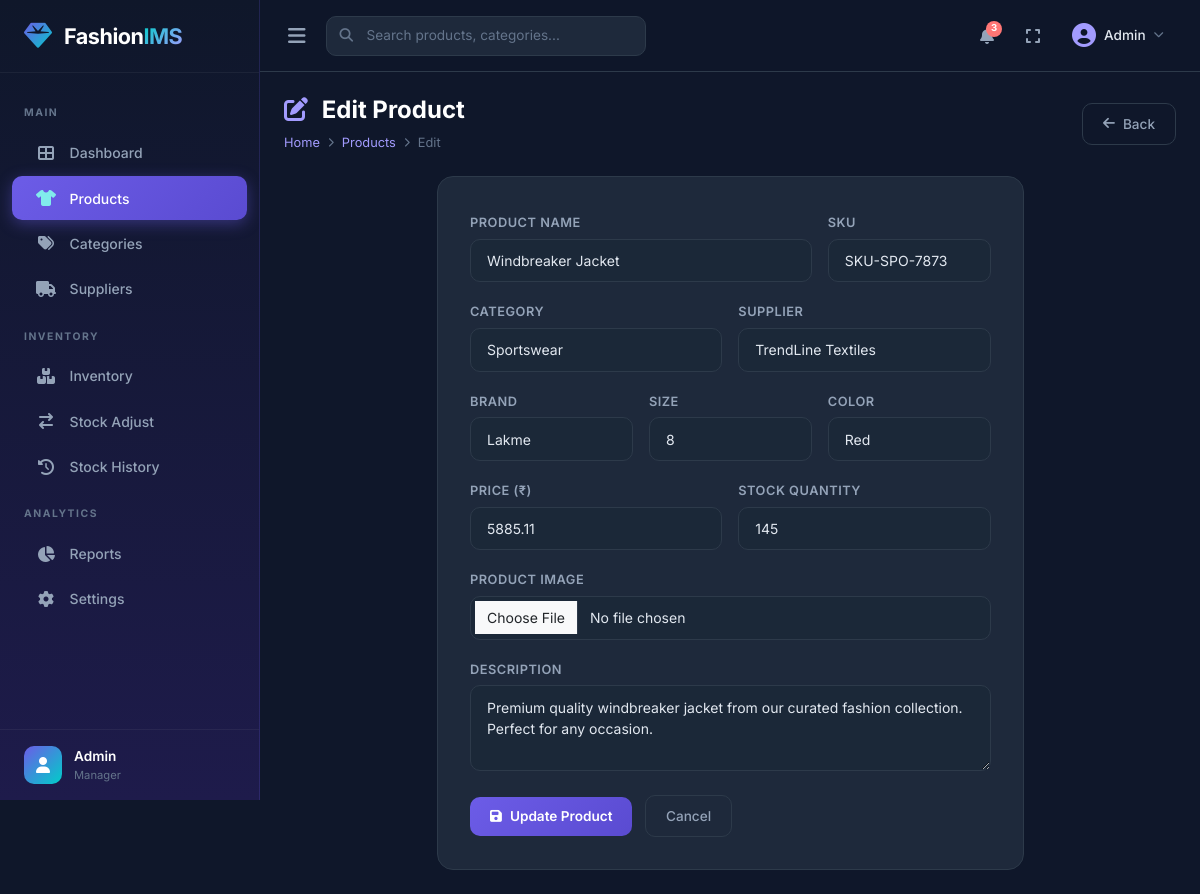
Screenshot of /products/50/edit/ with the database file from the repository.
### apps/products/models.py (models this page shows, shortened)
class Product(models.Model):
    name = models.CharField(max_length=200)
    sku = models.CharField(max_length=50, unique=True)
    category = models.ForeignKey(
        'categories.Category', on_delete=models.SET_NULL,
        null=True, blank=True, related_name='products'
    )
    brand = models.CharField(max_length=100, blank=True)
    size = models.CharField(max_length=50, blank=True)
    color = models.CharField(max_length=50, blank=True)
    price = models.DecimalField(max_digits=10, decimal_places=2, default=0)
    stock_quantity = models.PositiveIntegerField(default=0)
    supplier = models.ForeignKey(
        'suppliers.Supplier', on_delete=models.SET_NULL,
        null=True, blank=True, related_name='products'
    )
    product_image = models.ImageField(upload_to='products/', blank=True, null=True)
    description = models.TextField(blank=True)
    created_at = models.DateTimeField(auto_now_add=True)
    updated_at = models.DateTimeField(auto_now=True)
    class Meta:
        ordering = ['-created_at']

### apps/products/views.py (the view)
# urls.py: path('<int:pk>/edit/', views.product_edit, name='product_edit'),
def product_edit(request, pk):
    product = get_object_or_404(Product, pk=pk)
    if request.method == 'POST':
        form = ProductForm(request.POST, request.FILES, instance=product)
        if form.is_valid():
            form.save()
            messages.success(request, 'Product updated successfully!')
            return redirect('products:product_list')
    else:
        form = ProductForm(instance=product)
    return render(request, 'products/product_edit.html', {'form': form, 'product': product})

### apps/categories/models.py (called while the page is built)
    def __str__(self):
        return self.category_name

### apps/suppliers/models.py (called while the page is built)
    def __str__(self):
        return self.supplier_name

### templates/products/product_edit.html (shortened to what this page needs)
{% extends 'base.html' %}
{% block content %}
<div class="page-header">
    <div>
        <h1 class="page-title"><i class="fas fa-pen-to-square"></i> Edit Product</h1>
        <div class="breadcrumb-custom">
            <a href="{% url 'dashboard:index' %}">Home</a>
            <i class="fas fa-chevron-right" style="font-size: 0.6rem;"></i>
            <a href="{% url 'products:product_list' %}">Products</a>
            <i class="fas fa-chevron-right" style="font-size: 0.6rem;"></i>
            <span>Edit</span>
        </div>
    </div>
    <a href="{% url 'products:product_list' %}" class="btn-outline-custom"><i class="fas fa-arrow-left"></i> Back</a>
</div>
<div class="row justify-content-center">
    <div class="col-lg-8">
        <div class="form-card animate-scale-in">
            <form method="post" enctype="multipart/form-data">
                <div class="row g-3">
                    <div class="col-md-8">
                        <label class="form-label">Product Name</label>
                        {{ form.name }}
                    </div>
                    <div class="col-md-4">
                        <label class="form-label">SKU</label>
                        {{ form.sku }}
                    </div>
                    <div class="col-md-6">
                        <label class="form-label">Category</label>
                        {{ form.category }}
                    </div>
                    <div class="col-md-6">
                        <label class="form-label">Supplier</label>
                        {{ form.supplier }}
                    </div>
                    <div class="col-md-4">
                        <label class="form-label">Brand</label>
                        {{ form.brand }}
                    </div>
                    <div class="col-md-4">
                        <label class="form-label">Size</label>
                        {{ form.size }}
                    </div>
                    <div class="col-md-4">
                        <label class="form-label">Color</label>
                        {{ form.color }}
                    </div>
                    <div class="col-md-6">
                        <label class="form-label">Price (₹)</label>
                        {{ form.price }}
                    </div>
                    <div class="col-md-6">
                        <label class="form-label">Stock Quantity</label>
                        {{ form.stock_quantity }}
                    </div>
                    <div class="col-12">
                        <label class="form-label">Product Image</label>
                        {{ form.product_image }}
                    </div>
                    <div class="col-12">
                        <label class="form-label">Description</label>
                        {{ form.description }}
                    </div>
                    <div class="col-12 mt-4">
                        <button type="submit" class="btn-primary-custom"><i class="fas fa-save"></i> Update
                            Product</button>
                        <a href="{% url 'products:product_list' %}" class="btn-outline-custom ms-2">Cancel</a>
                    </div>
                </div>
            </form>
        </div>
    </div>
</div>
{% endblock %}

### static/css/style.css (style rules this page uses)
:root { --primary: #6C5CE7; --primary-light: #A29BFE; --primary-dark: #5A4BD1; --accent: #00CEC9; --accent-light: #81ECEC; --success: #00B894; --warning: #FDCB6E; --danger: #FF7675; --info: #74B9FF; --dark: #0D1B2A; --dark-secondary: #1B2838; --dark-card: #1E293B; --dark-border: #2D3A4A; --text-primary: #E2E8F0; --text-secondary: #94A3B8; --text-muted: #64748B; --sidebar-width: 260px; --sidebar-bg: linear-gradient(180deg, #0F172A 0%, #1E1B4B 100%); --transition-fast: 0.15s ease; --transition-base: 0.3s ease; --transition-slow: 0.5s ease; --shadow-sm: 0 1px 3px rgba(0,0,0,0.3); --shadow-md: 0 4px 12px rgba(0,0,0,0.3); --shadow-lg: 0 10px 30px rgba(0,0,0,0.4); --shadow-glow: 0 0 20px rgba(108,92,231,0.3); }
* { margin: 0; padding: 0; box-sizing: border-box; }
body { font-family: 'Inter', -apple-system, BlinkMacSystemFont, sans-serif; background-color: #0F172A; color: var(--text-primary); overflow-x: hidden; min-height: 100vh; }
a { text-decoration: none; color: inherit; }
.page-header { display: flex; align-items: center; justify-content: space-between; margin-bottom: 1.5rem; flex-wrap: wrap; gap: 1rem; }
.page-title { font-size: 1.5rem; font-weight: 700; color: #fff; }
.page-title i { margin-right: 0.5rem; color: var(--primary-light); }
.breadcrumb-custom { display: flex; align-items: center; gap: 0.5rem; font-size: 0.8rem; color: var(--text-muted); }
.breadcrumb-custom a { color: var(--primary-light); }
.btn-primary-custom { background: linear-gradient(135deg, var(--primary), var(--primary-dark)); color: #fff; border: none; padding: 0.6rem 1.25rem; border-radius: 10px; font-size: 0.85rem; font-weight: 600; font-family: 'Inter', sans-serif; cursor: pointer; transition: all var(--transition-fast); display: inline-flex; align-items: center; gap: 0.5rem; }
.btn-outline-custom { background: transparent; color: var(--text-secondary); border: 1px solid var(--dark-border); padding: 0.6rem 1.25rem; border-radius: 10px; font-size: 0.85rem; font-weight: 500; font-family: 'Inter', sans-serif; cursor: pointer; transition: all var(--transition-fast); display: inline-flex; align-items: center; gap: 0.5rem; }
.form-card { background: var(--dark-card); border: 1px solid var(--dark-border); border-radius: 16px; padding: 2rem; }
.form-card .form-control, .form-card .form-select { background: var(--dark-secondary); border: 1px solid var(--dark-border); color: var(--text-primary); padding: 0.65rem 1rem; border-radius: 10px; font-family: 'Inter', sans-serif; font-size: 0.875rem; transition: all var(--transition-fast); }
.form-card .form-label { font-size: 0.8rem; font-weight: 600; color: var(--text-secondary); margin-bottom: 0.4rem; text-transform: uppercase; letter-spacing: 0.5px; }
.animate-scale-in { animation: scaleIn 0.35s ease forwards; }

### rows the page displays
Product: name "Windbreaker Jacket", sku "SKU-SPO-7873", category "Sportswear", supplier "TrendLine Textiles", brand "Lakme", size "8", color "Red", price "5885.11", stock_quantity "145", description "Premium quality windbreaker jacket from our curated fashion collection. Perfect for any occasion."
